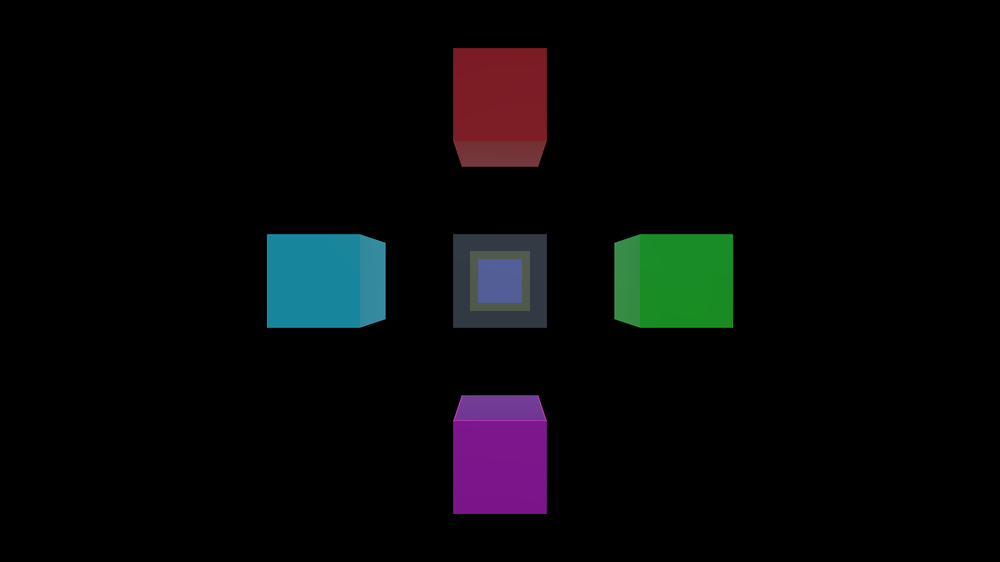
#> input picture scripts/camera_calibration/data/sim/cam_l.png, 1000 x 562 px, shrunk from 1600 x 900 before the run
$ jupyter execute camera_intrinsic.ipynb
#> lines starting #> are read from the running program, lines starting #| are printed output that depends on the picture; after the words box and inside, x2 and y2 are one past the last pixel; in counts of white or black regions, pixels touching at a corner belong together
[cell 1]
import cv2
import numpy as np
import matplotlib.pyplot as plt
np.set_printoptions(precision=2, suppress=True)

### Dùng camera intrinsic matrix để chiếu điểm 3D biết trước xuống ảnh 2D

#### Tạo các điểm 3D trong world coordinates

[cell 2]
# World coordinates
surface_offset = np.array([0, 0, 0.5])
white = np.array([0, 0, 5]) - surface_offset
yellow = np.array([0, 0, 7.5]) - surface_offset
blue = np.array([0, 0, 10]) - surface_offset
green = np.array([2, 0, 5]) - surface_offset
red = np.array([0, -2, 5]) - surface_offset
cyan = np.array([-2, 0, 5]) - surface_offset
pink = np.array([0, 2, 5]) - surface_offset

world_coords = {
    "white": white,
    "yellow": yellow,
    "blue": blue,
    "green": green,
    "red": red,
    "cyan": cyan,
    "pink": pink
}

##### Đọc và hiển thị ảnh gốc

[cell 3]
img_left = cv2.imread("data/sim/cam_l.png")
#> img_left is the input picture: shape (562, 1000, 3); mean B, G, R 8.8, 7.7, 6.9
h, w = img_left.shape[:2]
#> h = 562; w = 1000
print(f"Image size: {w}x{h}")
#| Image size: 1000x562

plt.figure(figsize=(10,8))
plt.imshow(cv2.cvtColor(img_left, cv2.COLOR_BGR2RGB))
plt.axis("off")
plt.show()

#### Ma trận nội tại camera (K)

[cell 4]
# Camera intrinsics
fx=671.130
fy=671.130
cx=800.000
cy=450.000

K = np.array([[fx, 0, cx],
              [0, fy, cy],
              [0,  0,  1]])

print(f"Camera intrinsic matrix:\n{K}")

##### Hàm chiếu điểm 3D → 2D

[cell 5]
# project world points to uv // Projective transformation matrix
def project_points(point_3d, K):
    temp = K @ point_3d
    #temp = np.linalg.matmul(K, point_3d)
    # u = temp[0] / temp[2]
    # v = temp[1] / temp[2]
    uv = temp[:2] / temp[2]

    return uv

# Iterate pair in world_coors
uv_points = []
for name, wc in world_coords.items():
    uv = project_points(wc, K)
    uv_points.append(uv)
    print(f"World point: {name} at {wc} -> Image point: {uv}")

##### Vẽ các điểm đã chiếu lên ản

[cell 6]
# show projected points on the image
img_copy = img_left.copy()

for uv in uv_points:
    u, v = int(uv[0]), int(uv[1])
    cv2.circle(img_copy, (u, v), 10, (0, 0, 255), -1)
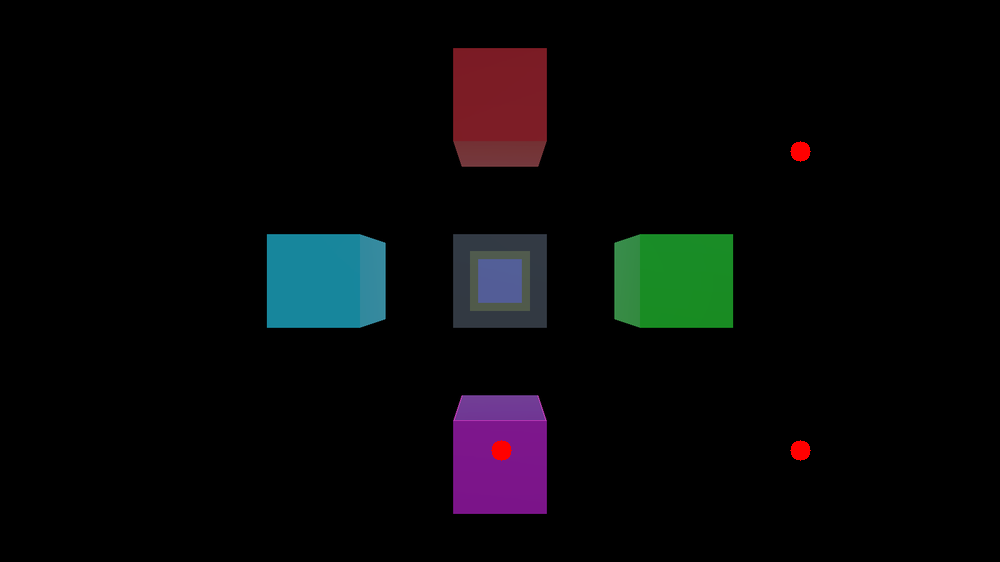
#> img_copy: shape (562, 1000, 3); 0.17% of pixels changed, all inside (x1, y1, x2, y2) = (491, 141, 811, 461)


plt.figure(figsize=(10, 8))
plt.imshow(cv2.cvtColor(img_copy, cv2.COLOR_BGR2RGB))
plt.title("Projected 2D Points")
plt.axis("off")
plt.show()


$ run again, with scripts/camera_calibration/data/sim/cam_r.png copied over scripts/camera_calibration/data/sim/cam_l.png
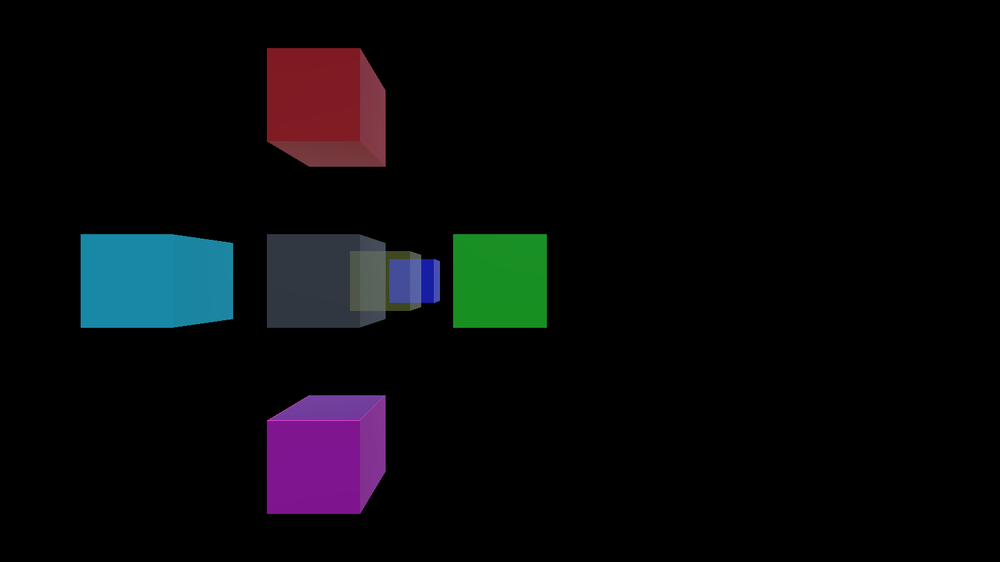
#> input picture scripts/camera_calibration/data/sim/cam_r.png, 1000 x 562 px, shrunk from 1600 x 900 before the run
#> img_left is the input picture: shape (562, 1000, 3); mean B, G, R 11.1, 8.8, 8.3
#| Image size: 1000x562
#> after the loop `for uv in uv_points:`:
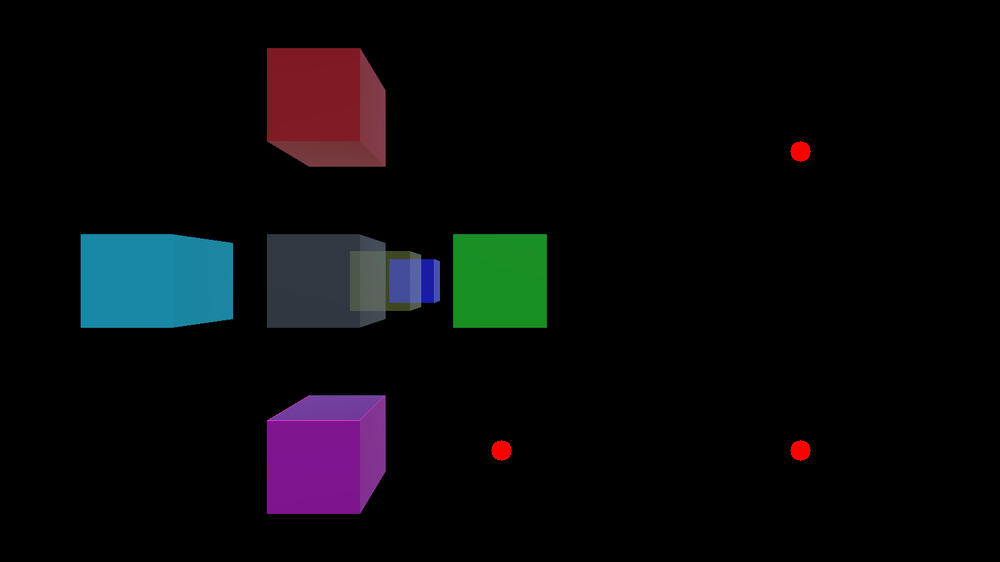
#> img_copy: shape (562, 1000, 3); 0.17% of pixels changed, all inside (x1, y1, x2, y2) = (491, 141, 811, 461)

$ run again, with scripts/camera_calibration/data/sim/wpt_r.png copied over scripts/camera_calibration/data/sim/cam_l.png
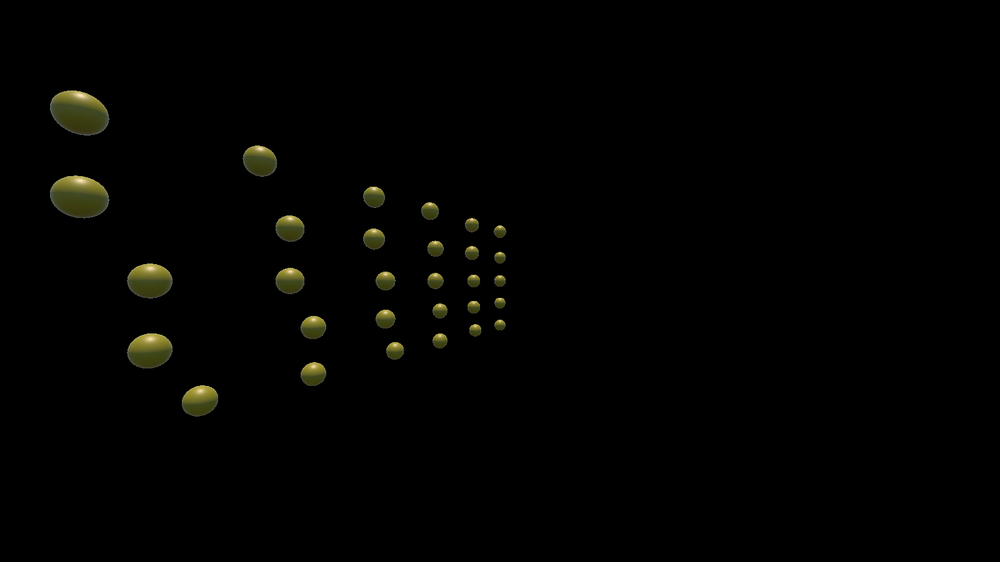
#> input picture scripts/camera_calibration/data/sim/wpt_r.png, 1000 x 562 px, shrunk from 1600 x 900 before the run
#> img_left is the input picture: shape (562, 1000, 3); mean B, G, R 1.1, 2.4, 2.4
#| Image size: 1000x562
#> after the loop `for uv in uv_points:`:
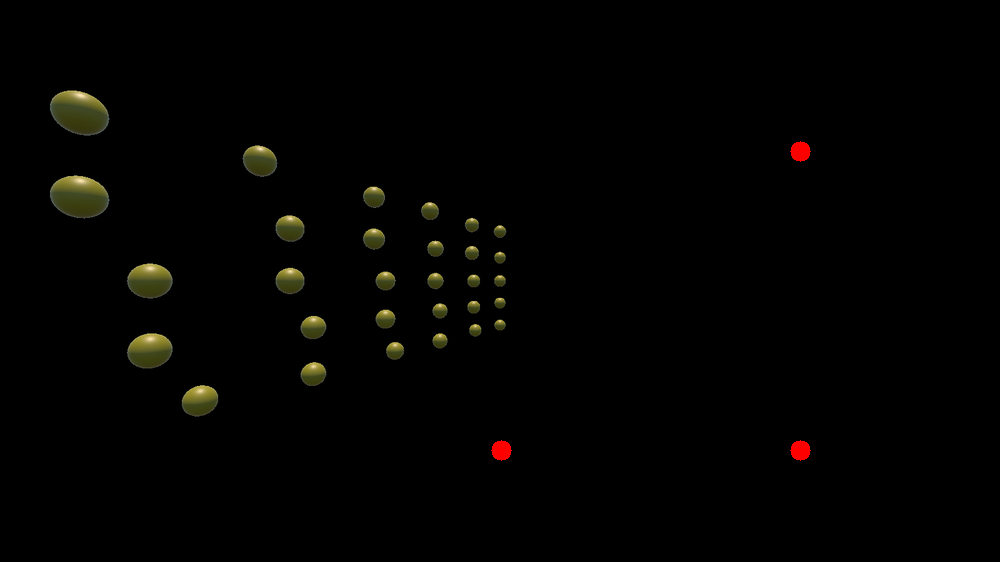
#> img_copy: shape (562, 1000, 3); 0.17% of pixels changed, all inside (x1, y1, x2, y2) = (491, 141, 811, 461)
